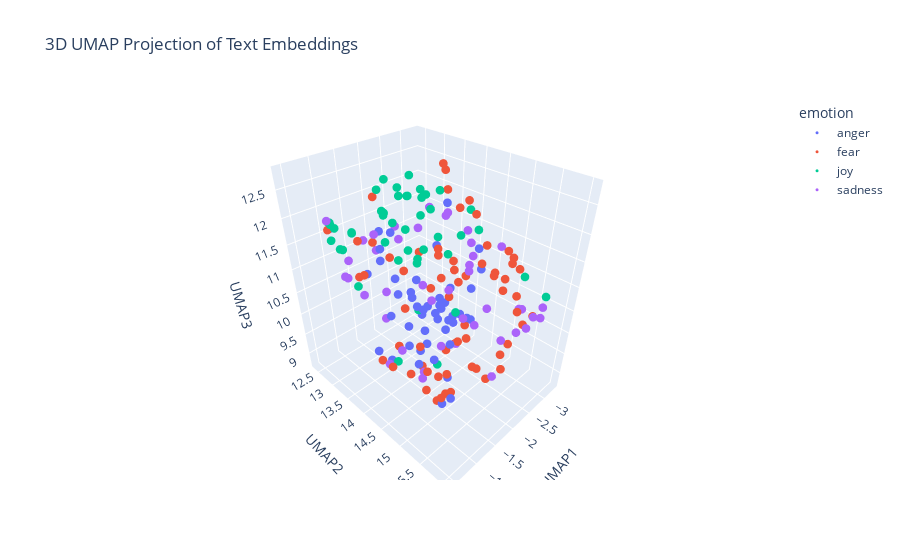

Write notebook code for a chart like this one.
### Markdown cell above
---
##### <a id='toc1_5_8_1_1_'></a>[**>>> Exercise 4 (Take home):**](#toc0_)

Apply UMAP to the same embeddings to reduce the dimensionality to 3D vectors and plot the 3D graph, discuss the differences and similarities with the 2D graph.

### Code cell
# Answer here

# Convert the list of embeddings into a 2D numpy array
X_embeddings = np.array(combined_df['embeddings_values'].tolist())

# Apply UMAP for dimensionality reduction
reducer = umap.UMAP(n_components=3, metric='cosine', random_state=28) 
embedding_3d = reducer.fit_transform(X_embeddings)

# Create a DataFrame for plotting
df_plot = pd.DataFrame(embedding_3d, columns=['UMAP1', 'UMAP2', 'UMAP3'])
df_plot['emotion'] = combined_df['emotion']
df_plot['intensity'] = combined_df['intensity']
df_plot['text'] = combined_df['text']


# Visualize the embeddings with Plotly
fig = px.scatter_3d(
    df_plot, x = 'UMAP1', y = 'UMAP2', z = 'UMAP3',
    color='emotion',  # Color points by the 'emotion' column
    hover_data=['text', 'intensity'],  # Show text and intensity on hover
    title='3D UMAP Projection of Text Embeddings'
)
fig.update_traces(marker_size = 3) #points are smaller
fig.show()


#Difference --> 3d dimension --> so easier to possibly plot mixed emotions, however its still rather hard to interpret, as there are still no clear separations possible
# However the emtions seem to be clustered in one dimension so to say, as well as the intensities in antoher

### Figure 1 — Plotly figure (JSON) as saved in the notebook; plotly's stock layout.template omitted (floating-point values rounded to 4 significant figures)
{"data": [{"customdata": [["“He who is slow to anger is better than the mighty, And he who rules his spirit than he who takes a city.”\\nP16:32 #bibleverse #pride #anger", 0.314], ["We worship at Your feet\\nWhere wrath and mercy meet\\nAnd a guilty world is washed\\nBy love's pure stream\\n—Graham Kendrick", 0.375], ["@DFSCare apparently you are to contact me. Sofas were meant to be delivered today. Old ones gone. Sitting on floor. No sofas! #fuming", 0.646], ["@LaraTheIrish &lt; feel everything. She would remember everything. Evanora hoped this would serve to fuel the creatures anger and run rabid &gt;", 0.479], [" I can't guess if you holding a grudge against the best'", 0.425], ["@RealJeffsdomain Wolfpack theme and trons and sting wore the wolf shirt", 0.312], ["Projection is perception. See it in someone else? You also at some level have that within you. #anger #worry", 0.417], ["So angry I wanna cry😢😢😢", 0.75], ["I don't get what point is made when reporting on Charlotte looting @CNNAshleigh. Why not explore what looting businesses symbolizes #outrage", 0.566], ["@sueblue35 @nsoz7 @immortalbulldog huh? We have a sprint coach? We're the slowest team in the comp. Talk about robbing a living. #outrage", 0.625], ["Sometimes I think the British political landscape is desolate and then I look over at the foaming wasteland of the US and think we're OK", 0.354], ["i resent biting my tongue.", 0.396], ["@xxmariab listen yh don't provoke me cos I'll make you cry", 0.604], ["Can someone make me a priority list of which things I should be outraged at + in which order? #outrage #racism #animalrights #abortion #cops", 0.583], ["@KatzeAnilothei this amount of greedy mooching makes me snarl.", 0.75], ["straight people are canoodling on the quad and I'm #offended", 0.648], ["Like if you aggravate me constantly, byeeeeeeee", 0.562], ["@SunandBeachBum 'you people' infuriate me!", 0.792], ["hate to see y'all frown but I'd rather see him smiling 💕✨", 0.188], ["@arppaul @chetanlfc @mannkakhiladi @dey_spandan @umeroffcial  Comparing Akshay Sir with this zandu balm is an insult to Akshay Sir.", 0.5], ["@TheOneSoleShoe that is one thing but attacking and hating is worse - that makes us just like the angry vengeful behavior we detest", 0.583], ["@bismahmalik .....Seems like a fight ready to rage on.....", 0.438], ["-- haired man strides close and watches as the Major flinches away from him, the reaction draws a growl from his throat.  -- (@DocHQuinzel)", 0.322], ["I hate my lawn mower. If it had a soul, I'd condemn it to the fiery pits of Hell.", 0.833], ["People irritate my MF soul", 0.771], ["Why does @dapperlaughs have to come to Glasgow on a night I am working. I am fucking gutted, been waiting for an appearance for ages ", 0.733], ["@AaronGoodwin seriously dude buy some bubble tape for your phones. #snap broke another phone", 0.458], ["the girl sitting in front of me is chewing her gum like a cow &amp; im ready to snap 🤗", 0.646], ["Checked-in for my flight to Toronto. Took seat 3D just to infuriate @perpetualgeek.", 0.458], ["Half of Epicenter is shut down its police all over y'all I just burst out in tears this is fucking terrible #KeithLamontScott", 0.625], ["@LynneGarrison yeah, I've only seen that floated online as a theory, it was probably made up by a bitter stan. I ignore pets v vets crap too", 0.562], ["@SageHillfarms @HintonAlisa @hb_heather Hey, Jayme! Were your👂👂 burning cuz I was talking about you?😁 Are you going tomorrow?", 0.417], ["Thatmoment you're watching #worstcelebritycooks and your bubble is burst by finding out KyleXY is gay and married😭 #nochance #KindaDontMind😉", 0.479], ["My mind is raging and i just want to end it all", 0.75], ["Love the new song I can't stop thinking about you by #sting.", 0.167], ["I think I must scare my coworkers when I'm eating like a rabid animal on my breaks #srry", 0.5], ["When you forget to mention you were bought dreamboys tickets 🙄😂 ", 0.354], ["@ezlisteningdisc it doesn't offend me but it's just,,, Weird.", 0.188], ["I think our defense here at USC is playing well, we just need to fix a few things on offense and we can win the PAC 12 this year'", 0.25], ["Sometimes I get mad over something so minuscule I try to ruin somebodies life not like lose your job like get you into federal prison ", 0.708], ["Kik to trade, have fun or a conversation  (kik: youraffair) #kik #kikme #messageme #textme #pics #trade #tradepics #dm #snap #bored", 0.167], ["S/O to the girl that just hit my car...not only did she get lucky w/ no scratch but also from being spared the wrath of sleep deprived Kait🙃", 0.542], ["Just joined #pottermore and was sorted into HUFFLEPUFF 😡😡😡 ", 0.438], ["Why to have vanity sizes?Now sizes S,XS(evenXXS sometimes) are too big, WTF?! Dear corporate jerks, Lithuania didn't need this. #rant ", 0.518], ["@RevTrevK @Wolfman93011 @Daraidernation @EROCKhd Take 2k out of it the numbers on madden are low and have dropped and people are unhappy", 0.586], ["I think @Sam_Canaday &amp; @KYLEJDOWSON must actually have to be working like me &amp; @dowson_brady because I havent got any snap chat videos today", 0.25], ["@pbhushan1 @IndianExpress so in your opinion is this the worst delhi govt? #acrid  #hypocrisy", 0.526], ["I wouldn't have #anger issues.....if she didn't have #lying issues.....think about that one. #pow #lies #confusion", 0.5]], "hovertemplate": "emotion=anger<br>UMAP1=%{x}<br>UMAP2=%{y}<br>UMAP3=%{z}<br>text=%{customdata[0]}<br>intensity=%{customdata[1]}<extra></extra>", "legendgroup": "anger", "marker": {"color": "#636efa", "size": 3, "symbol": "circle"}, "mode": "markers", "name": "anger", "scene": "scene", "showlegend": true, "type": "scatter3d", "x": [-3.062, -2.112, -0.9674, -3.193, -2.465, -0.9929, -3.064, -2.691, -1.377, -1.129, -2.022, -2.591, -2.617, -1.847, -2.351, -2.087, -2.915, -2.385, -1.954, -1.38, -2.065, -1.881, -2.508, -2.693, -2.902, -1.683, -1.085, -2.372, -1.977, -1.239, -2.402, -1.344, -1.306, -3.187, -1.133, -3.267, -1.493, -2.41, -2.003, -3.035, -2.357, -1.548, -1.42, -2.737, -1.313, -1.143, -1.263, -2.987], "y": [13.88, 12.53, 14.88, 14.04, 13.74, 13.97, 14.18, 13.59, 13.62, 14.66, 15.1, 13.26, 13.89, 13.61, 13.96, 13.35, 13.47, 13.51, 12.74, 15.19, 13.9, 14.65, 14.09, 12.96, 13.07, 14.92, 14.04, 13.15, 13.18, 13.4, 14.16, 13.83, 14.31, 13.33, 12.38, 14.2, 14.25, 14.61, 14.44, 13.31, 13.87, 12.82, 15.1, 13.06, 14.85, 14.13, 15.1, 13.75], "z": [9.382, 10.8, 10.36, 10.06, 9.658, 11.64, 9.403, 9.292, 9.021, 9.799, 11.9, 9.415, 9.223, 9.09, 10.04, 9.303, 9.387, 9.108, 11.34, 9.154, 9.19, 8.912, 10.43, 9.281, 9.241, 10.55, 10.53, 9.794, 10.09, 9.203, 9.754, 11.95, 11.05, 9.326, 11.56, 10.56, 11.18, 10.06, 12.45, 9.516, 11.33, 10.6, 10.35, 9.093, 9.899, 11.31, 9.031, 9.296]}, {"customdata": [["Huns are like a box of coffee revels ", 0.229], ["This maybe a new start but it will always be align with the end. #start #forward", 0.292], ["So not pumped for this interview ", 0.625], ["induction day tomorrow for pizza express #nervous", 0.688], ["Wish I could convince the rest of my children to go to their fucking preschool and elementary schools with fear of gun violence.", 0.84], ["@Joey7Barton I remember Joey slagging England player's off bringing out books after crap tournaments..same same..crap player #bully", 0.461], ["^^^^^\\n//Don't worry if your character is already taken. The RP I'm looking for is a non couple forming RP. Just a fun loving haunting.//\\n^^^", 0.188], ["Damnnit! Gonna be 1400 pts shy on Chiefs Rewards of getting a post game photo.", 0.521], ["@GMModular @goldmedalindia  horrible experience with a company like this #goldmedal #horrible sales person #wrong commitments#wrongproduct", 0.542], ["@1NatalieMaines Can you imagine being the person who has to spray tan him? ", 0.28], ["In my room 101 would go  Russell Howard,Tom Odell,Michael Buble!!! #pants #nogood ", 0.25], ["Wishing i was rich so i didnt have to get up this morning #poor #sleepy  #sad #needsmoresleep", 0.562], ["How do you ever stop being #afraid of someone that you live with", 0.771], ["Sickness bug! #awful", 0.583], ["PASTOR - 15 FEET away from shooting victim during protest says he is skeptical of official story.  #CharlotteProtest #CharlotteRiot", 0.583], ["@katlute which one....the one where u threaten violence? Or the phedophiliac u support?  Or the constitution violations he proposes?", 0.688], ["@NFYFC @Wilkster_ hmm, don't know many yf  who are short on confidence! Wish I'd been one, ", 0.431], ["@Sami_3499 Oh noooo!  #nomorehammocks #nightmare ;)", 0.625], ["We're very busy #coding a whole network manager for #unity3d based on #steamworks networking. #gamedev #indiedev #3amDeadTime  #game", 0.354], ["Fosu-Mensa is having a nightmare 15 minutes. Difference between Premier League reserves and League 1 is still wide", 0.375], ["I've used Dey Know as my alarm clock song throughout college #RIPShawtyLo", 0.354], ["Look at this #massiah of #youngleader\\n#Pakistan #massiah of ", 0.312], ["should I #start posting #photos?", 0.146], ["@CestLouLeLoup okay, not dead, but if I were, I'd come back to lovingly haunt your sweet asses", 0.354], ["If purging was real, Kenya would be the country where the elite purge from choppers while the low-class cower under their beds for 12 hours", 0.583], ["Still waiting to see if my @london2012track will make an appearance next week - two months today it was ordered  #badservice", 0.453], ["@ExpressScripts u shd b embrrssd. u jack up my bp meds twice and it will still take 3-5 days? Not express at all. #expressscripts ", 0.542], ["@JedRivett @CharlesCassidy_  Jus see if you ever do anything you pussy , u don't scare me look who u chill with 😂😂😂", 0.438], ["#Trump ’s ‘Make America Great Again’ plan is exactly like the first 15 minutes of the #movie #ChildrenOfMen.\\n\\n#cages #terrorism #refugees", 0.521], ["@ajjaffe @MattMurph24 @nickspencer I was under the impression that stop and frisk was a concern to many in NYC. Didn't deBlasio rein it in?", 0.562], ["bad news fam, life is still hard and awful #depression #anxiety #atleastIhaveBuffy", 0.854], ["@RobdotThom @sulphurhoops in fact they need to start making all holidays! Maybe even e dry month pick a theme so we can have them all year", 0.229], ["@RogueCoder250 We are in so much trouble!! I don't think the Rev will see the funny side of our project. #nervous", 0.896], ["@mcdermo11 @rogerc32 u gave Laura so much constructive criticism she blocked u 'Lazy Give Up Now No Hope Retire' same with Heather #bully", 0.521], ["What's the most important thing you need to accomplish today? #onlinemarketing #solopreneur #start up #success", 0.271], ["@DreKnott You've got tremendous range.", 0.271], ["My roommate turns the sink off with her foot to avoid germs and a guy says 'YOUR roommate is feet girl?! I'm so sorry' plz help #nightmare", 0.583], ["I delete numbers so quick with no hesitation", 0.288], ["The 'banter' from Craigen and Sutton on BT is fucking horrid", 0.454], ["@residentadvisor thanks for getting back to me, exemplary customer service for a loyal customer #jk  #residentadvisor #poorservice", 0.25], ["To com sede de milk shake", 0.312], ["@troyesivan I'm eating sushi, I'm shaking for you", 0.458], ["I really wanna go fright night at Thorpe Park next month 👻", 0.229], ["@laura221b I don't think I've ever moved so fast in a panic in all my life 😂 Gave me such a fright 😓", 0.938], ["It's not #dread. It's called #Locks", 0.34], ["Hopefully I'll get this Best Buy job, and officaly #start my #streaming #career , working towards doing something I love #1DayAtaTime", 0.271], ["Look at this #massiah of #youngleader\\n#Pakistan #massiah of #terrorism", 0.66], ["Action is the foundational key to all success ~Pablo Picasso #inspiring #quote #action #hustle #start #dosomething #success", 0.167], ["petrify  me in the fossil type of way", 0.458], ["At the end of the day I know that my kids will never worry about me leaving them 💕", 0.229], ["my mom recorded nightmare before Christmas for me 😍😍😍 I LOVE IT 💕", 0.14], ["Losing to Villa...'@M0tivati0nQuote: Most of the things people worry about are things that won't even matter to them a few months from now.'", 0.311], ["@ccrago It was dreadful, even after he met the Catfish he still thought it was her!", 0.5], ["@AaliyahLove69 I would be intimidated but I would like to think I would have manned up and helped.", 0.417], ["Hillary Clinton looked the other way to the Saudi war on women and their terror financing because they bought her off.", 0.479], ["By officialy adopting #BurhanWani, a #Hizbul terrorist, #Pakistan n #NawazSharif hv md a cardinal mistake 2day tht'll haunt fr years. #UNGA", 0.72], ["If my concerns &amp; anxiety don't matter to you then I shall return the favor. #EyeMatter", 0.729], ["@1johndes ball watching &amp; Rojo'd header was equally dreadful!!", 0.475], ["@ChrissyCostanza and have social anxiety. There is many awkward things wrong with me. 😄", 0.771], ["It really is amazing the money they give to some of these QB's #nfl #texans #brock #terrible", 0.246], ["@mikefreemanNFL \\nIsn't OBrien supposed to be some sort of offensive genius ", 0.167], ["T5ylw ansh a79l shy 7lw mn wayed nas fe whatsapp", 0.271], ["When you're scared to press send #bgoodthepoet #PrayForMe #ThisIsAGodDream #career #help #fear #heart #HeartRacing", 0.842], ["@AttentiAlGatto LOL! Why would it scare me? It doesn't make any sense at all but it doesn't scare me! {chuckles}", 0.292]], "hovertemplate": "emotion=fear<br>UMAP1=%{x}<br>UMAP2=%{y}<br>UMAP3=%{z}<br>text=%{customdata[0]}<br>intensity=%{customdata[1]}<extra></extra>", "legendgroup": "fear", "marker": {"color": "#EF553B", "size": 3, "symbol": "circle"}, "mode": "markers", "name": "fear", "scene": "scene", "showlegend": true, "type": "scatter3d", "x": [-2.295, -2.659, -3.127, -3.153, -2.379, -2.106, -2.416, -1.662, -1.159, -2.064, -1.595, -2.243, -3.151, -2.658, -1.215, -1.681, -1.73, -3.062, -2.83, -2.092, -1.085, -1.657, -2.793, -2.499, -1.764, -0.955, -0.9066, -2.405, -1.553, -1.133, -2.653, -1.084, -3.185, -2.145, -2.574, -1.318, -3.122, -3.12, -2.122, -1.616, -3.188, -3.089, -2.698, -3.144, -1.019, -2.76, -1.59, -2.558, -2.732, -1.615, -1.053, -2.281, -2.501, -2.589, -1.456, -1.409, -2.905, -1.928, -2.899, -1.425, -1.261, -3.248, -3.351, -2.973], "y": [13.01, 13.83, 15.16, 14.87, 12.91, 15.15, 13.85, 15.24, 15.17, 14.27, 15.11, 15.76, 14.61, 15.65, 13.53, 14.16, 14.51, 14.92, 14.35, 15.68, 13.22, 14.95, 14.01, 13.58, 13.39, 14.89, 15.1, 14.35, 13.97, 13.94, 15.82, 14.09, 14.96, 14.35, 13.85, 13.37, 14.86, 13.51, 15.04, 13.07, 13.57, 13.63, 14.73, 14.62, 13.47, 14.24, 14.87, 13.81, 13.01, 12.51, 12.44, 15.52, 15.5, 14.39, 14.5, 14.83, 14.16, 15.51, 15.31, 15.04, 15.0, 13.64, 14.86, 14.44], "z": [10.42, 12.28, 11.06, 11.29, 9.376, 9.348, 11.09, 10.41, 9.326, 10.95, 10.31, 10.93, 10.65, 10.36, 9.059, 9.021, 11.78, 10.77, 11.94, 9.718, 10.94, 8.908, 11.96, 10.18, 8.994, 10.46, 10.09, 9.271, 8.751, 9.221, 10.64, 11.72, 11.06, 9.263, 12.66, 11.6, 10.45, 9.611, 9.304, 12.24, 10.29, 10.58, 11.54, 10.73, 11.12, 12.18, 8.865, 12.76, 10.67, 11.17, 11.59, 9.821, 9.922, 10.81, 8.774, 8.78, 9.334, 9.475, 10.66, 9.615, 9.645, 9.995, 11.07, 10.92]}, {"customdata": [["Logically speaking, this can't be the worst I've ever felt and even if it was then its passing will still be a joyous occasion", 0.167], ["Thank you disney themed episode for letting me discover how amazing the @BlackishWriters are! #hilarious", 0.771], ["@iamnotatwit Or did I lie and cut 5 years off my age to be young and spry and hire-able in Hollywood? #thegoldbergs", 0.36], ["@flutterpolitely she is from the heyday 80's -could go either way, writing should be stronger but don't know who will be sacrificed first", 0.32], ["Peter is aesthetically pleasing to look at", 0.583], ["It's not that the man did not know how to juggle, he just didn't have the balls to do it.\\n #funny #pun #punny #lol ", 0.688], ["Optimism leads to success. - Bill Kerr @Coach__Kerr #success  #goals", 0.583], ["It is too fucking bright &amp; too fucking hot outside", 0.096], ["#smile every morning to a positive head start with your #clients relations", 0.562], ["@finkowska just rejoice if you get paid for it.", 0.375], ["Thinking about trying some comedy on youtube. Always been fond of it. Time to nut up.  #comedy #maybeoneday #hopefullyfunny #LOL", 0.5], ["Watch this amazing live.ly broadcast by @huntermcaseyy #lively #musically", 0.519], ["Why have I only just started watching glee this week I am now addicted 🙄 #glee #GLEEK", 0.625], ["Thanks for making our Mass with Fr. Vallely respectful, meaningful, and joyful @ACSSCrusader @AssumptionHCDSB ! #SeeWithEyesOfMercy", 0.72], ["Time to go hit up the library - I have a lovely PILE of book reservations to collect this morning...  #books #reading", 0.521], ["Update: I have yet to hang out with @MisElizaJane, but I'm still hopeful! ", 0.396], ["@RapeseedOilFans \\nWho nose where those scent roses went\\nTo a spot in the Orient\\nMummified\\nIn rapeseed oil fried\\nEating drinking &amp; merriment.", 0.479], ["Be free and open and breezy! Enjoy! Things won't get any better so get used to it.", 0.354], ["Watch this amazing live.ly broadcast by @paulzimmer #lively #musically", 0.56], ["@JohnDotWhite I remember its heyday, but these ladies range in age from, I'd say, mid-30s to early 70s.", 0.36], ["@_j_sa_ switch out Steve Carrell and put in Kurt from glee then it's accurate", 0.292], ["#Talking about our #Problems is our greatest #Addiction#Break the #habitTalk about ur #Joys#quote #optimism #problemsolving #behappy", 0.34], ["@SoCalValerie this one was Apples attempt to make muslims happy 🕋", 0.38], ["The neighbor dancing in the Clayton Homes commercial is me. ", 0.438], ["@JoshuaLenon I trust you know that I appreciate your willingness to explain the details, and my attempt at levity is just that. @bobambrogi", 0.44], ["@JackCurryYES he's just lucky...bad pitchers...#WHATEVER...ElKracken is #legit #future  #gottawearshades #LetsGoYankees", 0.32], ["#RIP30 Heaven is rejoicing because they've gained an angel, the Keifer family are in my prayers 💙🙏", 0.396], ["Omg. You've got to watch the new series 'This is Us'.....wow. Best tv show I've seen in a long time.\\n#tears #laughter #moretears", 0.827], ["Just popped a half bottle of 2014 @Bellawines #sparkling #gamaynoir from Westbank. Evenin', folks! \\n#bcwinechat", 0.62], ["@Nikhilv95 @LydiajaneF I wish, I really, truly wish, that I had just a modicum of your banter. ", 0.24], ["Watch this amazing live.ly broadcast by @mrgummyking #lively #musically", 0.56], ["@dressenn @amerson6562 @RosaTrunk @iam_spl_ @michaelk487 @Silau25 \\nGA🙋 Have a joyful day", 0.68], ["@Nick_Offerman I'll be there!! Can't wait for all the #mirth!", 0.646], ["@torbalan I still have some shred of optimism. It's rapidly disappearing however...", 0.1], ["The current run of superman continues to be a delight! You can feel the love poured into it by everone on the creative team #superman", 0.654], ["@DKTaylorWriter I thought that was funny, too. But maybe not such a coincidence. Green must be the official color of optimism.", 0.438], ["Good #CX most often doesn't require all that much. #smile, #care, #relate and be #helpful. Thanks, Lakis Court Hotel in #cyprus", 0.583], ["@harrietemmett great minds think alike. ", 0.479], ["The smell of freshly cut grass didn't even cheer me up...boy oh boy", 0.229], ["Val reminds me of one of the cheerful witches that looks after Aurora in Disney’s Sleeping Beauty. #GBBO", 0.521], ["@billie21806 @cnnbrk tell that to your bodies cheering on the deaths of black people by cops. their fear is killing us.", 0.1], ["it gets better. without explanation; you just wake up one morning and you’re just happy, totally and utterly elated.", 0.896], ["@MichiganBromo Good optimism sir :)", 0.538], ["@harrietemmett great minds think alike. #rejoice", 0.519], ["@tomlinmayniac starting my new challenge ! A glee poll every day !", 0.625]], "hovertemplate": "emotion=joy<br>UMAP1=%{x}<br>UMAP2=%{y}<br>UMAP3=%{z}<br>text=%{customdata[0]}<br>intensity=%{customdata[1]}<extra></extra>", "legendgroup": "joy", "marker": {"color": "#00cc96", "size": 3, "symbol": "circle"}, "mode": "markers", "name": "joy", "scene": "scene", "showlegend": true, "type": "scatter3d", "x": [-2.693, -0.9695, -1.661, -2.239, -2.492, -3.149, -1.983, -2.714, -2.279, -2.11, -3.016, -0.7797, -0.8197, -1.583, -1.817, -1.831, -2.064, -2.398, -0.8228, -1.81, -0.779, -2.431, -1.643, -1.543, -1.745, -1.809, -1.202, -0.9678, -1.288, -1.555, -0.6208, -1.883, -1.322, -2.006, -1.106, -1.698, -1.857, -1.393, -2.974, -1.363, -1.326, -2.376, -1.846, -1.588, -0.6724], "y": [15.55, 12.69, 13.62, 14.26, 12.88, 14.17, 14.29, 12.97, 13.27, 13.4, 14.07, 13.59, 12.9, 13.23, 13.32, 14.41, 13.67, 13.45, 13.53, 13.71, 13.28, 13.39, 14.6, 14.22, 13.59, 14.27, 12.99, 12.63, 13.71, 14.37, 13.37, 13.4, 13.72, 14.74, 12.45, 14.16, 13.1, 13.62, 15.83, 15.25, 13.87, 13.09, 14.13, 13.37, 13.38], "z": [11.28, 11.81, 11.21, 11.36, 11.23, 11.45, 12.61, 9.186, 12.49, 12.2, 11.87, 12.08, 11.65, 12.42, 11.77, 11.91, 11.09, 12.1, 12.02, 11.38, 11.64, 12.22, 9.396, 11.46, 12.38, 12.35, 10.57, 11.84, 12.3, 11.78, 12.12, 12.42, 12.26, 12.0, 11.71, 12.24, 12.49, 11.67, 10.88, 11.12, 9.188, 12.02, 12.53, 12.01, 11.74]}, {"customdata": [["Cam cannot be serious with that IG post and that stupid ass font he uses. Would've been better to just say nothing.", 0.396], ["@TheZantarin Then maybe we should keep our White mouths shut and let the people being targeted speak and mourn.", 0.729], ["If a friend lost his/her phone, how long do they have to mourn their lost phones before you ask for their earpiece?", 0.458], ["@knology has providing customers w/equipment that doesn't deliver speeds of internet services that they have been charging. #unhappy #scam", 0.688], ["Mixed emotions. #sadness #anxietymaybe #missingfriends #growingupsucks #lostfriends #wheresthetruefriends #complications", 0.667], ["Free live music in DC tonight!  #blues with #MoonshineSociety at @thehamiltondc in the Loft starting at 10:30pm @FreeinDCBlog @WTOPFreebies", 0.188], ["bad news fam, life is still hard and awful #depression #anxiety #atleastIhaveBuffy", 0.812], ["blues bar", 0.188], ["So Mary Berry, Mel and Sue have gone with their principles, and @PaulHollywood  has gone with the fame and fortune. #GBBO  #depressing", 0.75], ["When the sadness leaves you broken in your bed, I will hold you in the depths of your despair, and it's all in the name of love 🎶", 0.604], ["@Netflix_ME penny dreadful season 3?", 0.354], ["@questlove when are people going to realize that these 'riots' are just perpetuating hate. Saying you're going to boycott a city!?! #lost", 0.5], ["But When it come to a serious situation, I be glad I gave it deep thought 💯", 0.375], ["Im so serious about putting words in my mouth bitch don't add ' the ' to my sentence if I didn't say that shit on bloods", 0.458], ["From My head to think it was better but obviously it's not #relapse #sadness #sickness #madness #misunderstanding", 0.688], ["LORD MAKE ME AN INSTRUMENT OF YOUR PEACE — Where there's hate, let me sow love — Where there's injury, pardon — Where there's despair, hope", 0.427], ["my life in one word is depressing", 0.917], ["Already plotting next steps if I get cut off by the same minivan in tomorrow's drop-off line. #preschoolpolitics #momthings ", 0.312], ["1Pet 4:7  But the end of all things is at hand: be ye therefore #sober, and #watch unto prayer", 0.479], ["Had to give up on The Blue Guitar, couldn't stand main character. Sort of skim-read to the end which got grim and unsettling . . . 1/2", 0.583], ["Thought I had a pretty solid GPA as a kin major and now that I look at the average for dpt programs I feel even more discouraged 😪", 0.812], ["@msfang they say you attract what you see, maybe I shouldn't be a pessimist but I don't wanna take any chances lol can't wait to relocate", 0.333], ["Anyway I'm in a car with a furious white men and I have a really funny story to tell when I'm sober 😂", 0.229], ["went to Pet Supplies Plus tonight but @neitzkeamara was not working I feel #lost and #confused", 0.458], ["@VivYau is it all doom and gloom? I only want to hear lovely things about airbnb!", 0.458], ["@chelseafc let them know it's the #blues", 0.521], [".@billradkeradio is not a fan of The Beat Happening. But that's not to discourage aspiring other Olympia musicians! #KUOWrecord", 0.274], ["If Payet goes either in Jan or @ the seasons end, can't say I blame him. The boy must b so disheartened by what he's seeing at the mo.", 0.625], ["Candice's pout gets more preposterous by the week. This week it's gone a bit Jack Nicholson's Joker. #GBBO", 0.397], ["Got paid to vacuum up rat poop. (-: never a dull day in the biology department ...", 0.521], ["@MCFCDenver doing the exact same minus the beer sadly", 0.604], ["@MoneyJay901 hard to tell in your pic. My mistake then. Either way, nothing I said initially was about race. U took it there. #sad #ignorant", 0.646], ["Y'all tune into Snapchat for Beans funereal", 0.5], ["Damn gud #premiere #LethalWeapon...#funny and ", 0.229], ["@emorottie true sonicsatam was serious and a bit dark. Aosth is like super goofy and Looney toonie to a degree", 0.271], ["We are about a little over an hour away! We will arrive soon, do not fret!", 0.125], ["@1johndes ball watching &amp; Rojo'd header was equally dreadful!!", 0.583], ["A .500 season is all I'm looking for at this point. #depressing #royals", 0.688], ["Soooo badly want to dye my hair dark but have never been dark before soooo torn 😭😭😭", 0.5], ["It's basically a dead skin peel which sounds grim. But it literally gets rid of so much dead skin from your pores.", 0.354], ["@xOffWithMyHeadx They've officially said all the episodes left (so future 12 and despair 11 and 12) will be delayed.", 0.438], ["[ @HedgehogDylan ] *she would frown a bit, folding her arms* 'why is it that every time I'm in need of assistance someone expects a lil **", 0.562], ["@KeithOlbermann depressing how despicable Trump, with no policies, campaigning on bigotry &amp; rancour can be so close, evil immoral disaster", 0.708]], "hovertemplate": "emotion=sadness<br>UMAP1=%{x}<br>UMAP2=%{y}<br>UMAP3=%{z}<br>text=%{customdata[0]}<br>intensity=%{customdata[1]}<extra></extra>", "legendgroup": "sadness", "marker": {"color": "#ab63fa", "size": 3, "symbol": "circle"}, "mode": "markers", "name": "sadness", "scene": "scene", "showlegend": true, "type": "scatter3d", "x": [-2.261, -1.482, -1.089, -0.9554, -2.576, -0.523, -2.603, -0.4263, -1.549, -1.807, -2.005, -1.246, -2.135, -2.8, -2.447, -2.063, -2.53, -1.933, -2.407, -2.961, -2.122, -2.325, -2.703, -2.31, -2.136, -0.4809, -1.753, -1.856, -1.452, -3.226, -0.9767, -1.696, -0.9593, -0.8895, -2.902, -2.279, -1.998, -1.999, -2.842, -2.659, -1.979, -2.4, -1.467], "y": [14.5, 13.82, 13.9, 14.97, 15.59, 13.81, 15.86, 13.82, 15.47, 12.42, 14.94, 13.71, 13.0, 13.3, 15.72, 12.47, 16.03, 12.88, 12.76, 15.81, 16.04, 14.15, 13.13, 15.12, 13.91, 13.8, 14.64, 15.78, 15.32, 14.01, 13.88, 14.64, 13.5, 12.72, 14.21, 14.64, 15.58, 15.95, 14.93, 13.07, 14.96, 14.15, 14.39], "z": [9.448, 9.333, 10.4, 9.956, 10.71, 11.78, 10.67, 11.54, 10.9, 11.08, 11.43, 9.058, 11.47, 9.568, 10.85, 10.77, 10.79, 10.02, 11.0, 10.65, 10.83, 12.08, 9.935, 10.61, 12.16, 11.48, 12.39, 10.58, 11.0, 10.8, 12.08, 9.84, 10.76, 11.92, 11.3, 11.95, 9.536, 10.76, 11.54, 11.27, 11.57, 10.47, 9.004]}], "layout": {"legend": {"title": {"text": "emotion"}, "tracegroupgap": 0}, "scene": {"domain": {"x": [0, 1], "y": [0, 1]}, "xaxis": {"title": {"text": "UMAP1"}}, "yaxis": {"title": {"text": "UMAP2"}}, "zaxis": {"title": {"text": "UMAP3"}}}, "title": {"text": "3D UMAP Projection of Text Embeddings"}}}
